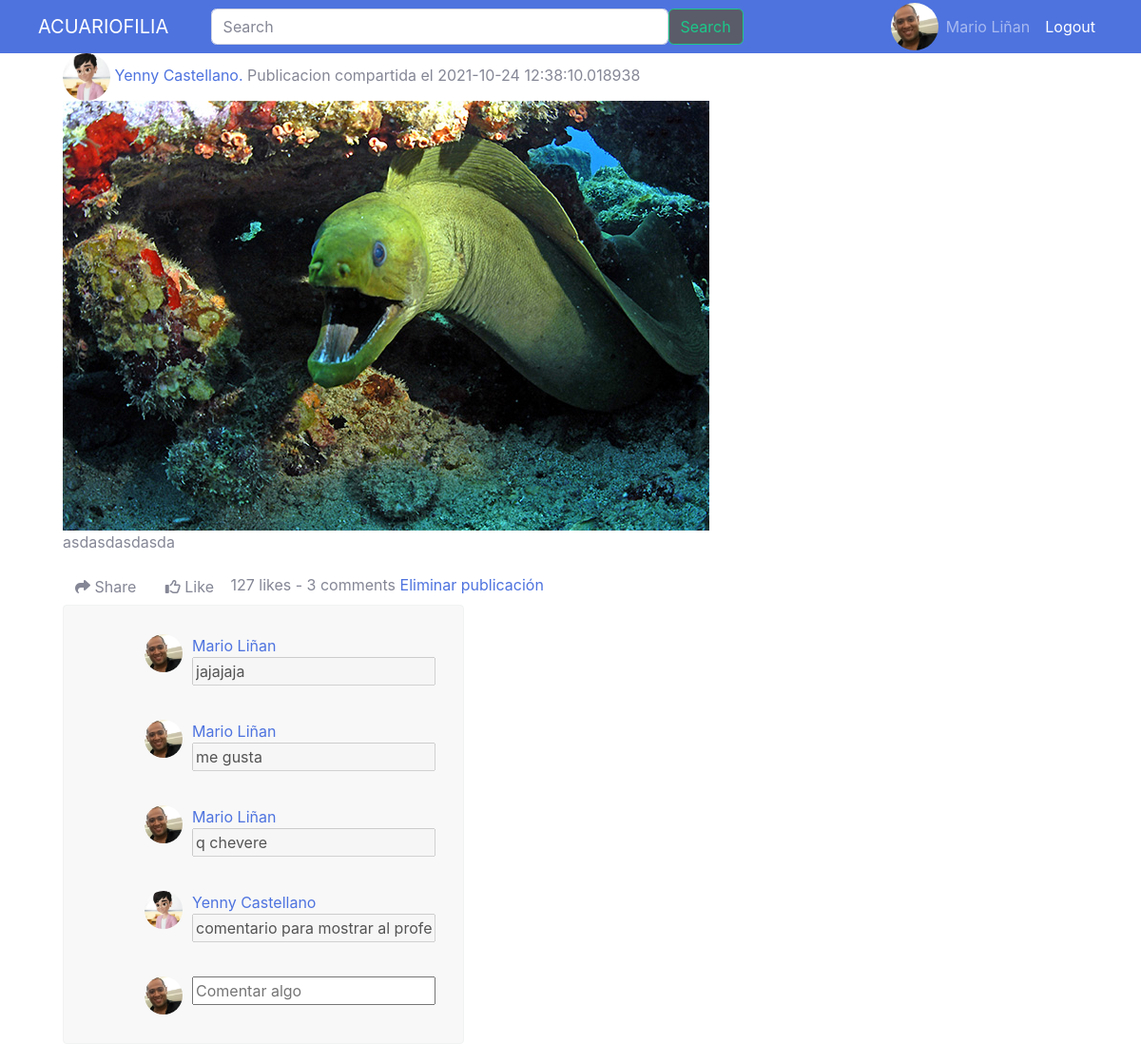
The app's page /postdetail?codigo=12 (signed in) with its own data.
### tables this page shows
CREATE TABLE User (UserId INTEGER PRIMARY KEY AUTOINCREMENT UNIQUE, name VARCHAR (20) NOT NULL, lastName VARCHAR (20) NOT NULL, email VARCHAR (30) UNIQUE NOT NULL, password VARCHAR (200) NOT NULL, birthay DATE NOT NULL, gender CHAR (15) NOT NULL, role INTEGER (1) NOT NULL, CreationDate DATETIME NOT NULL, ProfilePicURL VARCHAR (20) DEFAULT ('vacio.png'), country CHAR (30), phone INTEGER, about CHAR (150), profesion CHAR (40));

CREATE TABLE Post (PostId INTEGER PRIMARY KEY AUTOINCREMENT UNIQUE, PhotoURL CHAR (100) NOT NULL, Title VARCHAR (30) NOT NULL, creationDate DATE NOT NULL, UserId INTEGER REFERENCES User (UserId) ON DELETE CASCADE ON UPDATE CASCADE, Postviews INTEGER (30));

CREATE TABLE Comments (CommentId INTEGER PRIMARY KEY AUTOINCREMENT, Content VARCHAR NOT NULL, PostId INTEGER REFERENCES Post (PostId) ON DELETE CASCADE ON UPDATE CASCADE, UserId INTEGER REFERENCES User (UserId) ON DELETE CASCADE ON UPDATE CASCADE, CreationDate DATETIME NOT NULL);

### main.py (the view)
@app.route('/postdetail')
def postdetail():
    if 'fullname' not in session:
        return redirect('login')
    else:
        idp = request.args.get('codigo')
        sql = f'SELECT * FROM Post , User WHERE User.UserId=Post.UserId AND Post.PostId = {idp}'
        postsel= selectSQLite(sql)
        sql = f'SELECT * from Comments, User WHERE User.UserId=Comments.UserId AND Comments.PostId = {idp}'
        comPost= selectSQLite(sql)
        return render_template("postdetail.html", postsel=postsel,comPost=comPost)

### db.py (called while the page is built)
def get_db():
    try:
        if 'db' not in g:
            print('Connection OK')
            g.db = sqlite3.connect('database.db')
        return g.db
    except Error:
        print(Error)

### main.py (called while the page is built)
def selectSQLite(sql):
    db = get_db()
    cursorObj = db.cursor()
    cursorObj.execute(sql)
    seleccion = cursorObj.fetchall()
    return seleccion

### templates/postdetail.html (shortened to what this page needs)
<!DOCTYPE html>
<html lang="es">
    <head>
        <link href="../static/css/post_style.css" rel="stylesheet">
        <link href="../static/css/sb-admin-2.min.css" rel="stylesheet">
    </head>
    <body>
        <nav class="navbar navbar-expand-lg navbar-dark bg-primary">
            <div class="container-fluid">
                <a class="navbar-brand" href="{{'feed'}}">ACUARIOFILIA</a>
                <form class="d-flex" form action="{{url_for('search')}}" method="post" enctype="multipart/form-data">
                    <input class="form-control me-2" type="search" name="palabra" placeholder="Search" aria-label="Search">
                    <button class="btn btn-outline-success bg-primary bg-dark" type="submit">Search</button>
                </form>
            {% if 'id' in session %}
                <div class="contenedorLogin">
                    <div class="logout">
                        <span class="navbar-text p-2 bd-highlight"> <a href="{{'logout'}}">Logout</a> </span>
                    </div>
                    <div class="fullname">
                        <span class="navbar-text p-2 bd-highlight"> {{ session['fullname'] }} </span>
                    </div>
                    <div class="av-user-icon">
                        <a href="{{url_for('perfil', codigo = session['id']) }}"><img src="../static/images/perfil/{% print(session['foto']) %}" alt="user" class="fotoperfil-md-left"></a>
                    </div>
            {% else %}
                    <span class="navbar-text p-2 bd-highlight"> <a href="{{'login'}}">Login</a> </span>
                </div>
            {% endif %}
            </div>
        </nav>
        <div class="container bootstrap snippets bootdey">
            <div class="col-md-8">
              <div class="box box-widget">
                <div class="box-header with-border">
                  <div class="user-block">
                    <a href="{{url_for('perfil', codigo = session['id']) }}"><img class="fotoperfil-md-left" src="../static/images/perfil/{% print(postsel[0][15]) %}" alt="User Image">
                    <span class="username"><a href="{{url_for('perfil', codigo = postsel[0][4]) }}">{% print(postsel[0][7]+ " " +postsel[0][8]) %}.</a></span>
                    <span class="description">Publicacion compartida el {% print(postsel[0][3]) %}</span>
                  </div>
                </div>
                <div class="box-body" style="display: block;">
                    <img src="../static/images/post/{% print(postsel[0][1]) %}" class="img-fluid" alt="Responsive image">
                    <p>{% print(postsel[0][2]) %}</p>
                    <button type="button" class="btn btn-default btn-xs"><i class="fa fa-share"></i> Share</button>
                    <button type="button" class="btn btn-default btn-xs"><i class="fa fa-thumbs-o-up"></i> Like</button>
                    <span class="pull-right text-muted">127 likes - 3 comments</span>
                    {% if session['id']==postsel[0][4] or session['rol']== 1 %}
                        <a button type="submit" id=btdel href="{{url_for('deletePost', codigo = postsel[0][0]) }}">Eliminar publicación<i class="trash-alt btn-sm mb-5"></i></a>
                    {% endif %}
                </div>
            <div class="post-content ">
                <div class="post-container">
                    <div class="post-detail">
                    {% for com in comPost %}
                    <div class="box-comment">
                        <div class="post-comment" id="{{ com[0] }}">
                            <a href="{{url_for('perfil', codigo = com[3]) }}" class="profile-link"><img src="../static/images/perfil/{% print(com[14]) %}" alt="" class="profile-photo-sm"></a>
                            <p><a href="{{url_for('perfil', codigo = com[3]) }}" class="profile-link">{% print(com[6]) %} {% print(com[7]) %} <br></a>
                                <input type="text" class="nosec" value="{% print(com[1]) %}" disabled>    </p>
                            {% if session['id']==com[5] or session['rol']== 1 %}
                                <a href="{{url_for('deleteComm', codigo = com[0], postId=com[2]) }}"><br> <ul> Borrrar</a></ul>
                            {% endif %}
                        </div>
                    </div>
                    {% endfor %}
                        <div class="post-comment">
                            <img src="../static/images/perfil/{% print(session['foto']) %}" alt="" class="profile-photo-sm">
                            <form class="flex" form action="{{url_for('addcomm', codigo = postsel[0][0])}}" method="post" enctype="multipart/form-data">
                                    <input type= "text" name="comentario" id="comentario" placeholder="Comentar algo"></textarea>
                            </form>
                        </div>
                    </div>
                </div>
            </div>
        </div>
    </body>
</html>

### static/css/post_style.css (style rules this page uses)
body { margin-top:20px; }
.post-content { background: #f8f8f8; border-radius: 4px; width: 60%; border: 1px solid #f1f2f2; margin-bottom: 20px; overflow: hidden; position: relative; }
.contenedorLogin { height: 40px; width: 350px; display: flex; flex-direction: row-reverse; }
.av-user-icon { align-self: center; }
.d-flex { width: 50%; }
.post-content .post-container { padding: 20px; }
.post-content .post-container .post-detail { margin-left: 65px; position: relative; }
.post-content .post-container .post-detail .post-comment { display: inline-flex; margin: 10px auto; width: 100%; }
.post-content .post-container .post-detail .post-comment img.profile-photo-sm { margin-right: 10px; }
img.fotoperfil-md-left { height: 50px; width: 50px; border-radius: 50%; }
img.profile-photo-sm { height: 40px; width: 40px; border-radius: 50%; }

### records on screen
User: ProfilePicURL (picture), name+lastName "Yenny Castellano", name "Yenny", lastName "Castellano"
Post: creationDate "2021-10-24 12:38:10.018938", PhotoURL (picture), Title "asdasdasdasda"
Comments: ProfilePicURL (picture), Content "jajajaja"
User: name "Mario", lastName "Liñan"
Comments: ProfilePicURL (picture), Content "me gusta"
Comments: ProfilePicURL (picture), Content "q chevere"
Comments: ProfilePicURL (picture), Content "comentario para mostrar al profe"

### other values on screen
{{ session['fullname'] }} "Mario Liñan"
